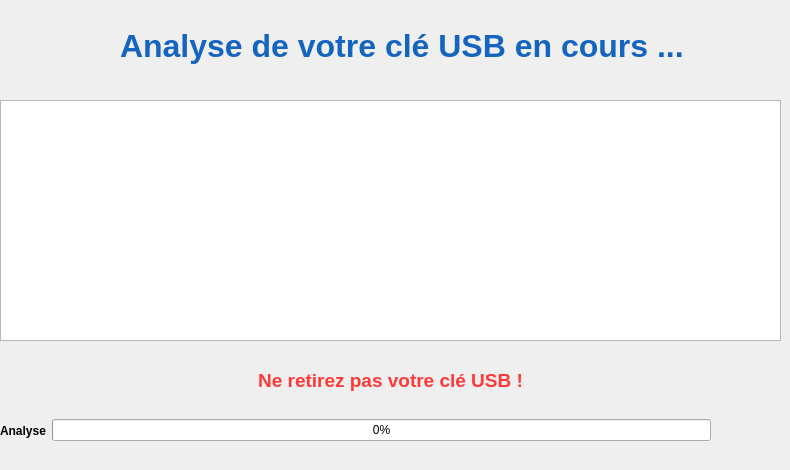
    <widget class="QWidget" name="analyze_view">
     <property name="styleSheet">
      <string notr="true">#btn_restart_analyzeView {
	background-color: transparent;
}

#btn_cancel_analyze {
	background-color: transparent;
	color: rgb(55, 71, 79);
}</string>
     </property>
     <widget class="QWidget" name="horizontalLayoutWidget">
      <property name="geometry">
       <rect>
        <x>0</x>
        <y>400</y>
        <width>711</width>
        <height>61</height>
       </rect>
      </property>
      <layout class="QHBoxLayout" name="horizontalLayout">
       <item>
        <widget class="QLabel" name="label_2">
         <property name="font">
          <font>
           <weight>75</weight>
           <bold>true</bold>
          </font>
         </property>
         <property name="text">
          <string>Analyse</string>
         </property>
        </widget>
       </item>
       <item>
        <widget class="QProgressBar" name="progressBar">
         <property name="enabled">
          <bool>true</bool>
         </property>
         <property name="value">
          <number>0</number>
         </property>
        </widget>
       </item>
      </layout>
     </widget>
     <widget class="QLabel" name="label_6">
      <property name="geometry">
       <rect>
        <x>0</x>
        <y>370</y>
        <width>781</width>
        <height>21</height>
       </rect>
      </property>
      <property name="font">
       <font>
        <pointsize>14</pointsize>
        <weight>75</weight>
        <bold>true</bold>
       </font>
      </property>
      <property name="styleSheet">
       <string notr="true">color: rgb(255, 56, 56);</string>
      </property>
      <property name="text">
       <string>Ne retirez pas votre clé USB !</string>
      </property>
      <property name="alignment">
       <set>Qt::AlignCenter</set>
      </property>
     </widget>
     <widget class="QLabel" name="label_9">
      <property name="geometry">
       <rect>
        <x>0</x>
        <y>10</y>
        <width>60</width>
        <height>60</height>
       </rect>
      </property>
      <property name="text">
       <string/>
      </property>
     </widget>
     <widget class="QLabel" name="label_11">
      <property name="geometry">
       <rect>
        <x>0</x>
        <y>0</y>
        <width>80</width>
        <height>80</height>
       </rect>
      </property>
      <property name="styleSheet">
       <string notr="true">image: url(:/resources/assets/USBGuardian.png);</string>
      </property>
      <property name="text">
       <string/>
      </property>
      <property name="alignment">
       <set>Qt::AlignCenter</set>
      </property>
     </widget>
     <widget class="QPushButton" name="btn_restart_analyzeView">
      <property name="geometry">
       <rect>
        <x>740</x>
        <y>10</y>
        <width>32</width>
        <height>32</height>
       </rect>
      </property>
      <property name="maximumSize">
       <size>
        <width>32</width>
        <height>32</height>
       </size>
      </property>
      <property name="styleSheet">
       <string notr="true">border-image: url(:/resources/assets/icons/power.png);</string>
      </property>
      <property name="text">
       <string/>
      </property>
      <property name="flat">
       <bool>true</bool>
      </property>
     </widget>
     <widget class="QLabel" name="label_analyze_view_title">
      <property name="geometry">
       <rect>
        <x>120</x>
        <y>20</y>
        <width>611</width>
        <height>51</height>
       </rect>
      </property>
      <property name="font">
       <font>
        <pointsize>24</pointsize>
        <weight>75</weight>
        <bold>true</bold>
       </font>
      </property>
      <property name="styleSheet">
       <string notr="true">color: rgb(21, 101, 192);</string>
      </property>
      <property name="text">
       <string>Analyse de votre clé USB en cours ...</string>
      </property>
     </widget>
     <widget class="QPushButton" name="btn_cancel_analyze">
      <property name="geometry">
       <rect>
        <x>720</x>
        <y>400</y>
        <width>50</width>
        <height>50</height>
       </rect>
      </property>
      <property name="font">
       <font>
        <pointsize>18</pointsize>
        <weight>50</weight>
        <bold>false</bold>
       </font>
      </property>
      <property name="styleSheet">
       <string notr="true">border-image: url(:/resources/assets/icons/cancel.png);</string>
      </property>
      <property name="text">
       <string/>
      </property>
      <property name="default">
       <bool>false</bool>
      </property>
      <property name="flat">
       <bool>true</bool>
      </property>
     </widget>
     <widget class="QGraphicsView" name="graphicsView_imgSlider">
      <property name="geometry">
       <rect>
        <x>0</x>
        <y>100</y>
        <width>781</width>
        <height>241</height>
       </rect>
      </property>
      <property name="styleSheet">
       <string notr="true">border-image: url(:/resources/assets/sensi-3.png);</string>
      </property>
     </widget>
    </widget>
